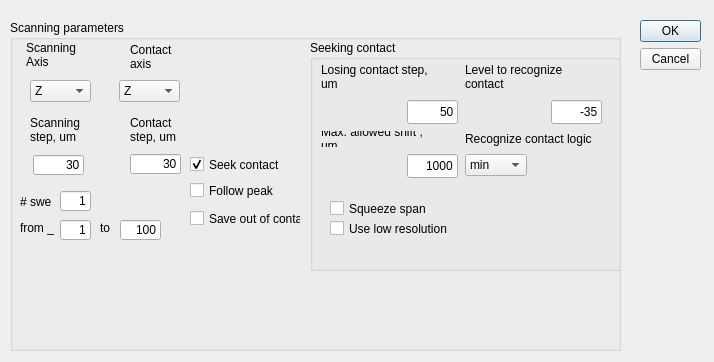
<?xml version="1.0" encoding="UTF-8"?>
<ui version="4.0">
 <class>Dialog</class>
 <widget class="QDialog" name="Dialog">
  <property name="geometry">
   <rect>
    <x>0</x>
    <y>0</y>
    <width>714</width>
    <height>362</height>
   </rect>
  </property>
  <property name="windowTitle">
   <string>Dialog</string>
  </property>
  <widget class="QDialogButtonBox" name="buttonBox">
   <property name="geometry">
    <rect>
     <x>640</x>
     <y>20</y>
     <width>61</width>
     <height>201</height>
    </rect>
   </property>
   <property name="orientation">
    <enum>Qt::Vertical</enum>
   </property>
   <property name="standardButtons">
    <set>QDialogButtonBox::Cancel|QDialogButtonBox::Ok</set>
   </property>
  </widget>
  <widget class="QGroupBox" name="groupBox_Scanning">
   <property name="enabled">
    <bool>true</bool>
   </property>
   <property name="geometry">
    <rect>
     <x>10</x>
     <y>20</y>
     <width>611</width>
     <height>331</height>
    </rect>
   </property>
   <property name="title">
    <string>Scanning parameters</string>
   </property>
   <widget class="QLabel" name="label_4">
    <property name="geometry">
     <rect>
      <x>20</x>
      <y>90</y>
      <width>51</width>
      <height>39</height>
     </rect>
    </property>
    <property name="text">
     <string>Scanning step, um</string>
    </property>
    <property name="wordWrap">
     <bool>true</bool>
    </property>
   </widget>
   <widget class="QLabel" name="label_5">
    <property name="geometry">
     <rect>
      <x>120</x>
      <y>90</y>
      <width>51</width>
      <height>39</height>
     </rect>
    </property>
    <property name="text">
     <string>Contact step, um</string>
    </property>
    <property name="scaledContents">
     <bool>false</bool>
    </property>
    <property name="wordWrap">
     <bool>true</bool>
    </property>
   </widget>
   <widget class="QLineEdit" name="lineEdit_current_file_index">
    <property name="geometry">
     <rect>
      <x>50</x>
      <y>200</y>
      <width>31</width>
      <height>20</height>
     </rect>
    </property>
    <property name="text">
     <string>1</string>
    </property>
    <property name="alignment">
     <set>Qt::AlignRight|Qt::AlignTrailing|Qt::AlignVCenter</set>
    </property>
   </widget>
   <widget class="QLabel" name="label_8">
    <property name="geometry">
     <rect>
      <x>10</x>
      <y>200</y>
      <width>34</width>
      <height>16</height>
     </rect>
    </property>
    <property name="text">
     <string>from _ </string>
    </property>
   </widget>
   <widget class="QLineEdit" name="lineEdit_seeking_step">
    <property name="geometry">
     <rect>
      <x>120</x>
      <y>134</y>
      <width>51</width>
      <height>20</height>
     </rect>
    </property>
    <property name="text">
     <string>30</string>
    </property>
    <property name="alignment">
     <set>Qt::AlignRight|Qt::AlignTrailing|Qt::AlignVCenter</set>
    </property>
   </widget>
   <widget class="QLineEdit" name="lineEdit_scanning_step">
    <property name="geometry">
     <rect>
      <x>23</x>
      <y>135</y>
      <width>51</width>
      <height>20</height>
     </rect>
    </property>
    <property name="text">
     <string>30</string>
    </property>
    <property name="alignment">
     <set>Qt::AlignRight|Qt::AlignTrailing|Qt::AlignVCenter</set>
    </property>
   </widget>
   <widget class="QLineEdit" name="lineEdit_stop_file_index">
    <property name="geometry">
     <rect>
      <x>110</x>
      <y>200</y>
      <width>41</width>
      <height>20</height>
     </rect>
    </property>
    <property name="text">
     <string>100</string>
    </property>
    <property name="alignment">
     <set>Qt::AlignRight|Qt::AlignTrailing|Qt::AlignVCenter</set>
    </property>
   </widget>
   <widget class="QLabel" name="label_2">
    <property name="geometry">
     <rect>
      <x>90</x>
      <y>200</y>
      <width>16</width>
      <height>16</height>
     </rect>
    </property>
    <property name="text">
     <string>to</string>
    </property>
   </widget>
   <widget class="QCheckBox" name="checkBox_save_out_of_contact">
    <property name="geometry">
     <rect>
      <x>180</x>
      <y>190</y>
      <width>111</width>
      <height>17</height>
     </rect>
    </property>
    <property name="toolTip">
     <string>save only difference between in_contact and out_of_contact spectra</string>
    </property>
    <property name="text">
     <string>Save out of contact</string>
    </property>
   </widget>
   <widget class="QCheckBox" name="checkBox_is_seeking_contact">
    <property name="enabled">
     <bool>true</bool>
    </property>
    <property name="geometry">
     <rect>
      <x>180</x>
      <y>136</y>
      <width>111</width>
      <height>17</height>
     </rect>
    </property>
    <property name="toolTip">
     <string>Search contact at each scanning point</string>
    </property>
    <property name="text">
     <string>Seek contact</string>
    </property>
    <property name="checked">
     <bool>true</bool>
    </property>
   </widget>
   <widget class="QLabel" name="label_3">
    <property name="geometry">
     <rect>
      <x>10</x>
      <y>168</y>
      <width>31</width>
      <height>28</height>
     </rect>
    </property>
    <property name="text">
     <string># sweeps</string>
    </property>
   </widget>
   <widget class="QLineEdit" name="lineEdit_number_of_scans_at_point">
    <property name="geometry">
     <rect>
      <x>50</x>
      <y>171</y>
      <width>31</width>
      <height>20</height>
     </rect>
    </property>
    <property name="text">
     <string>1</string>
    </property>
    <property name="alignment">
     <set>Qt::AlignRight|Qt::AlignTrailing|Qt::AlignVCenter</set>
    </property>
   </widget>
   <widget class="QCheckBox" name="checkBox_is_follow_peak">
    <property name="geometry">
     <rect>
      <x>180</x>
      <y>160</y>
      <width>101</width>
      <height>21</height>
     </rect>
    </property>
    <property name="sizePolicy">
     <sizepolicy hsizetype="Minimum" vsizetype="Minimum">
      <horstretch>0</horstretch>
      <verstretch>0</verstretch>
     </sizepolicy>
    </property>
    <property name="toolTip">
     <string>Set span center to the peak position</string>
    </property>
    <property name="text">
     <string>Follow peak</string>
    </property>
   </widget>
   <widget class="QGroupBox" name="groupBox_seeking_contact">
    <property name="enabled">
     <bool>true</bool>
    </property>
    <property name="geometry">
     <rect>
      <x>300</x>
      <y>20</y>
      <width>321</width>
      <height>231</height>
     </rect>
    </property>
    <property name="title">
     <string>Seeking contact</string>
    </property>
    <widget class="QLabel" name="label_6">
     <property name="geometry">
      <rect>
       <x>11</x>
       <y>21</y>
       <width>113</width>
       <height>32</height>
      </rect>
     </property>
     <property name="text">
      <string>Losing contact step, um</string>
     </property>
     <property name="wordWrap">
      <bool>true</bool>
     </property>
    </widget>
    <widget class="QLabel" name="label_7">
     <property name="geometry">
      <rect>
       <x>155</x>
       <y>21</y>
       <width>103</width>
       <height>32</height>
      </rect>
     </property>
     <property name="text">
      <string>Level to recognize contact</string>
     </property>
     <property name="wordWrap">
      <bool>true</bool>
     </property>
    </widget>
    <widget class="QLabel" name="label_9">
     <property name="geometry">
      <rect>
       <x>11</x>
       <y>91</y>
       <width>111</width>
       <height>16</height>
      </rect>
     </property>
     <property name="text">
      <string>Max. allowed shift , um</string>
     </property>
     <property name="wordWrap">
      <bool>true</bool>
     </property>
    </widget>
    <widget class="QLineEdit" name="lineEdit_level_to_detect_contact">
     <property name="enabled">
      <bool>true</bool>
     </property>
     <property name="geometry">
      <rect>
       <x>241</x>
       <y>60</y>
       <width>51</width>
       <height>24</height>
      </rect>
     </property>
     <property name="text">
      <string>-35</string>
     </property>
     <property name="alignment">
      <set>Qt::AlignRight|Qt::AlignTrailing|Qt::AlignVCenter</set>
     </property>
    </widget>
    <widget class="QLineEdit" name="lineEdit_backstep">
     <property name="enabled">
      <bool>true</bool>
     </property>
     <property name="geometry">
      <rect>
       <x>97</x>
       <y>60</y>
       <width>51</width>
       <height>24</height>
      </rect>
     </property>
     <property name="text">
      <string>50</string>
     </property>
     <property name="alignment">
      <set>Qt::AlignRight|Qt::AlignTrailing|Qt::AlignVCenter</set>
     </property>
    </widget>
    <widget class="QLineEdit" name="lineEdit_max_allowed_shift">
     <property name="enabled">
      <bool>true</bool>
     </property>
     <property name="geometry">
      <rect>
       <x>97</x>
       <y>114</y>
       <width>51</width>
       <height>24</height>
      </rect>
     </property>
     <property name="text">
      <string>1000</string>
     </property>
     <property name="alignment">
      <set>Qt::AlignRight|Qt::AlignTrailing|Qt::AlignVCenter</set>
     </property>
    </widget>
    <widget class="QCheckBox" name="checkBox_is_squeeze_span_for_seeking_contact">
     <property name="enabled">
      <bool>true</bool>
     </property>
     <property name="geometry">
      <rect>
       <x>20</x>
       <y>160</y>
       <width>161</width>
       <height>17</height>
      </rect>
     </property>
     <property name="toolTip">
      <string>Squeeze Span while search contact</string>
     </property>
     <property name="text">
      <string>Squeeze span</string>
     </property>
     <property name="iconSize">
      <size>
       <width>1</width>
       <height>1</height>
      </size>
     </property>
     <property name="shortcut">
      <string extracomment="Squeeze Span"/>
     </property>
    </widget>
    <widget class="QCheckBox" name="checkBox_is_low_res_for_seeking_contact">
     <property name="enabled">
      <bool>true</bool>
     </property>
     <property name="geometry">
      <rect>
       <x>20</x>
       <y>180</y>
       <width>161</width>
       <height>17</height>
      </rect>
     </property>
     <property name="toolTip">
      <string>Squeeze Span while search contact</string>
     </property>
     <property name="text">
      <string>Use low resolution</string>
     </property>
     <property name="iconSize">
      <size>
       <width>1</width>
       <height>1</height>
      </size>
     </property>
     <property name="shortcut">
      <string extracomment="Squeeze Span"/>
     </property>
    </widget>
    <widget class="QComboBox" name="comboBox_recognize_contact_logic">
     <property name="geometry">
      <rect>
       <x>155</x>
       <y>114</y>
       <width>62</width>
       <height>22</height>
      </rect>
     </property>
     <item>
      <property name="text">
       <string>min</string>
      </property>
     </item>
     <item>
      <property name="text">
       <string>mean</string>
      </property>
     </item>
    </widget>
    <widget class="QLabel" name="label_10">
     <property name="geometry">
      <rect>
       <x>155</x>
       <y>91</y>
       <width>137</width>
       <height>16</height>
      </rect>
     </property>
     <property name="text">
      <string>Recognize contact logic</string>
     </property>
     <property name="wordWrap">
      <bool>true</bool>
     </property>
    </widget>
   </widget>
   <widget class="QLabel" name="label_11">
    <property name="geometry">
     <rect>
      <x>16</x>
      <y>15</y>
      <width>61</width>
      <height>40</height>
     </rect>
    </property>
    <property name="text">
     <string>Scanning Axis</string>
    </property>
    <property name="wordWrap">
     <bool>true</bool>
    </property>
   </widget>
   <widget class="QLabel" name="label_12">
    <property name="geometry">
     <rect>
      <x>120</x>
      <y>17</y>
      <width>63</width>
      <height>39</height>
     </rect>
    </property>
    <property name="text">
     <string>Contact axis</string>
    </property>
    <property name="scaledContents">
     <bool>false</bool>
    </property>
    <property name="wordWrap">
     <bool>true</bool>
    </property>
   </widget>
   <widget class="QComboBox" name="comboBox_axis_to_scan">
    <property name="geometry">
     <rect>
      <x>20</x>
      <y>60</y>
      <width>61</width>
      <height>22</height>
     </rect>
    </property>
    <item>
     <property name="text">
      <string>Z</string>
     </property>
    </item>
    <item>
     <property name="text">
      <string>Y</string>
     </property>
    </item>
    <item>
     <property name="text">
      <string>X</string>
     </property>
    </item>
    <item>
     <property name="text">
      <string>Piezo</string>
     </property>
    </item>
   </widget>
   <widget class="QComboBox" name="comboBox_axis_to_get_contact">
    <property name="geometry">
     <rect>
      <x>109</x>
      <y>60</y>
      <width>61</width>
      <height>22</height>
     </rect>
    </property>
    <property name="currentText">
     <string>Z</string>
    </property>
    <item>
     <property name="text">
      <string>Z</string>
     </property>
    </item>
    <item>
     <property name="text">
      <string>Y</string>
     </property>
    </item>
    <item>
     <property name="text">
      <string>X</string>
     </property>
    </item>
    <item>
     <property name="text">
      <string>Piezo</string>
     </property>
    </item>
    <item>
     <property name="text">
      <string>None</string>
     </property>
    </item>
   </widget>
  </widget>
 </widget>
 <resources/>
 <connections>
  <connection>
   <sender>buttonBox</sender>
   <signal>accepted()</signal>
   <receiver>Dialog</receiver>
   <slot>accept()</slot>
   <hints>
    <hint type="sourcelabel">
     <x>248</x>
     <y>254</y>
    </hint>
    <hint type="destinationlabel">
     <x>157</x>
     <y>274</y>
    </hint>
   </hints>
  </connection>
  <connection>
   <sender>buttonBox</sender>
   <signal>rejected()</signal>
   <receiver>Dialog</receiver>
   <slot>reject()</slot>
   <hints>
    <hint type="sourcelabel">
     <x>316</x>
     <y>260</y>
    </hint>
    <hint type="destinationlabel">
     <x>286</x>
     <y>274</y>
    </hint>
   </hints>
  </connection>
  <connection>
   <sender>checkBox_is_seeking_contact</sender>
   <signal>clicked(bool)</signal>
   <receiver>groupBox_seeking_contact</receiver>
   <slot>setEnabled(bool)</slot>
   <hints>
    <hint type="sourcelabel">
     <x>205</x>
     <y>124</y>
    </hint>
    <hint type="destinationlabel">
     <x>530</x>
     <y>215</y>
    </hint>
   </hints>
  </connection>
 </connections>
</ui>
